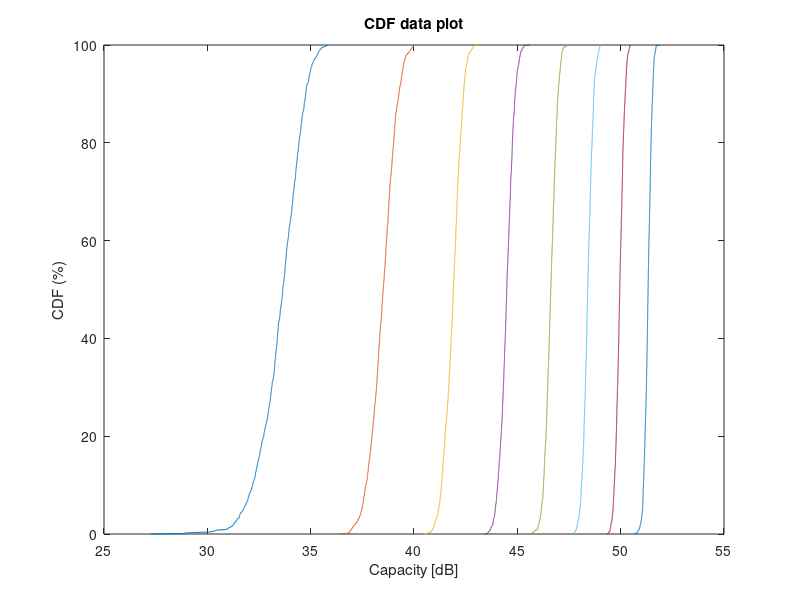
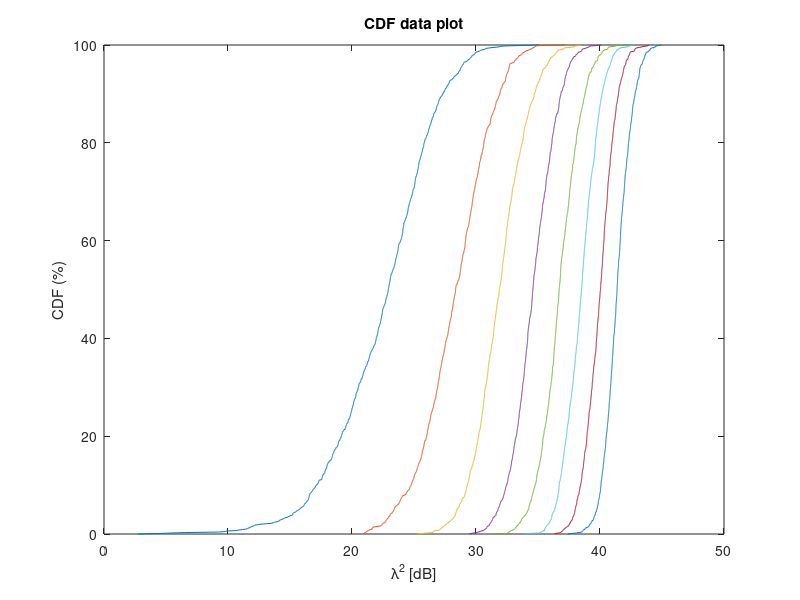

Source code (MATLAB) for these figures, in order:
clear all
close all

% make X number of uncorrelated channels
nr_antennas = 2;                % dont use more than 8, error on plotting due to color function.
nr_realizations = 1000;
SNR=100;

for o = 1:8
    nr_antennas = nr_antennas + 2; 
    H=zeros(nr_antennas,nr_antennas,nr_realizations);
    for r=1:nr_realizations
        for k = 1:nr_antennas
            H(k,:,r) = (randn(1,nr_antennas) .* exp(-1i*randn(1,nr_antennas)));
        end
    end
    
    lambda_vec=zeros(nr_realizations,1);
    C_vec=zeros(nr_realizations,1);
    
    for r=1:nr_realizations
        C=0;
        
        [U,S,V]=svd(H(:,:,r));
        
        lambda=diag(S);
        K=rank(S);
        
        for l=1:K
            C=C+log2(1+SNR*lambda(l)^2);
        end
        
        lambda_db=10*log(lambda(1));
        C_db=10*log(C);
        lambda_vec(r)= 2*lambda_db;
        C_vec(r)= C_db;
        
    end
    
    H1(o,:) = sort(C_vec);
    H2(o,:) = sort(lambda_vec);
    
end

leg = linspace(2,o*2,2);
figure
Percent_Axis = linspace (0 ,100 , 1000);
plot(H1,Percent_Axis); hold on
xlabel('Capacity [dB]')
ylabel('CDF (%)')
title('CDF data plot')
%legend(leg)


figure
Percent_Axis = linspace (0 ,100 , 1000);
plot(H2,Percent_Axis)
xlabel('\lambda^2 [dB]')
ylabel('CDF (%)')
title('CDF data plot')
